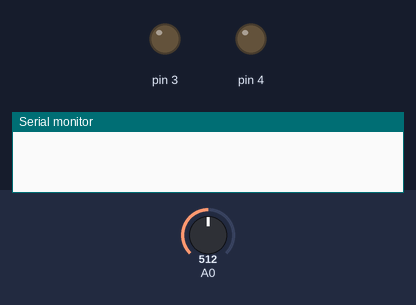
Bench run of a sketch on a simulated Arduino Uno, built with avr-gcc and run on an emulated ATmega328P. On the bench: output pins drawn as LEDs (lit = HIGH), the last lines printed to the serial monitor. The inputs (shaded band) are chosen by the test bench; at power-on: A0 = 512.

Above: at 0.1 s.
At 2.1 s:
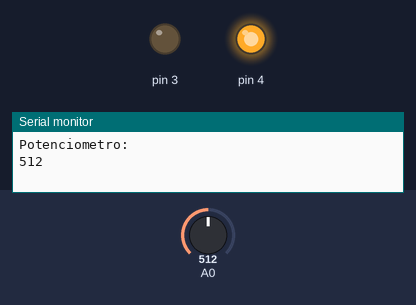
Timing chart, 0 to 3.6 s (numbered marks = the images above):
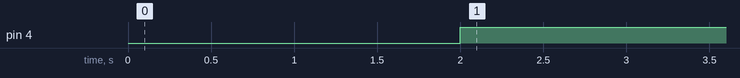

Measured:
- by itself, pin 4: LOW → HIGH at 2.0 s

The sketch:

cofre.ino
```cpp
void setup()
{
  pinMode(3, OUTPUT);
  pinMode(4, OUTPUT);
  Serial.begin(9600);
}

void loop()
{


  delay(1000);
  Serial.println("Potenciometro:");
  delay(1000);
  Serial.println(analogRead(A0));
  int numero = analogRead(A0);
  if (numero == 552){

  delay(1000);
  Serial.println("Senha correta:");
  Serial.println(analogRead(A0));
    digitalWrite(3, HIGH);
    digitalWrite(4, LOW);
  }

  else {
    digitalWrite(3, LOW);
    digitalWrite(4, HIGH);
  }

}
```
